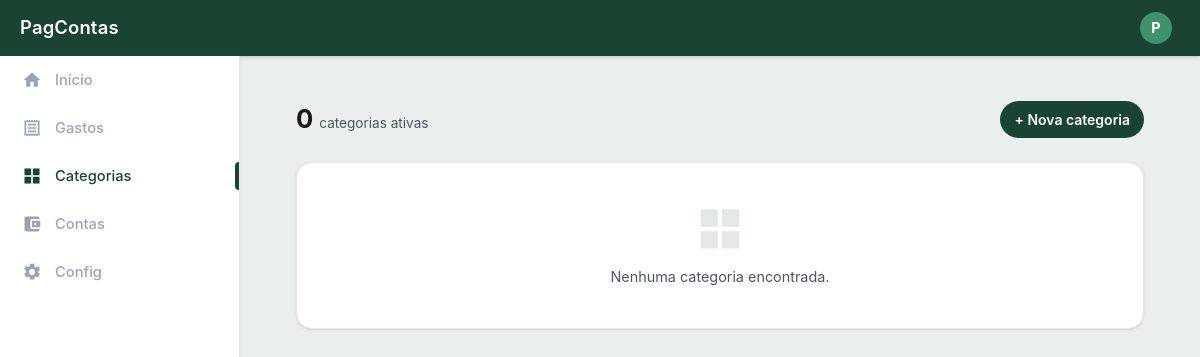
/projeto/pages/categorias.php (signed in), run on an earlier commit of the app's database.
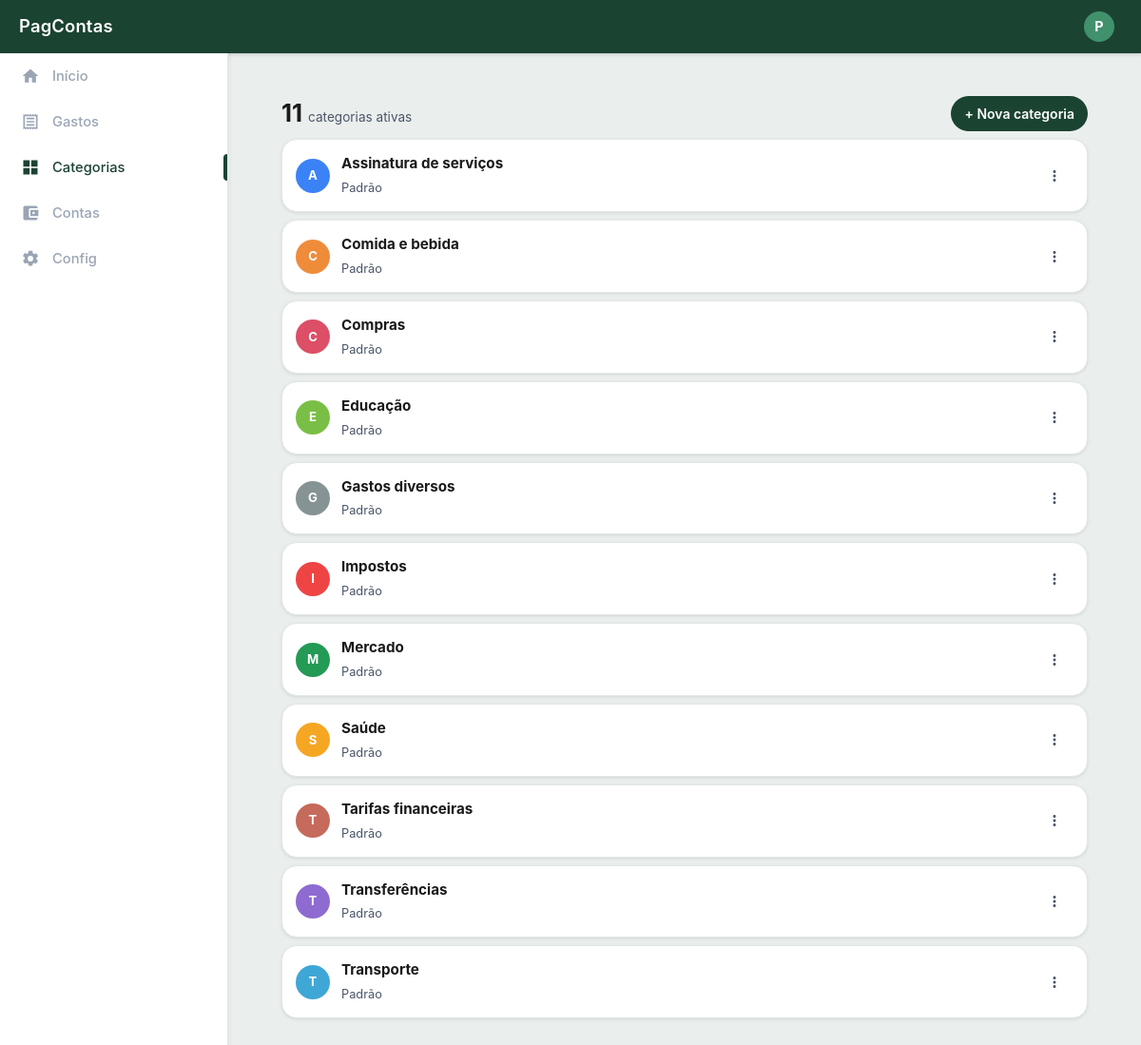
And on a later commit of the database.
### tables this page shows
CREATE TABLE `categoria` (
  `id_categoria` int(11) NOT NULL AUTO_INCREMENT,
  `id_usuario` int(11) DEFAULT NULL,
  `nome_categoria` varchar(120) NOT NULL,
  `cor` varchar(20) NOT NULL DEFAULT '#239a55',
  `meta_mensal` decimal(12,2) DEFAULT NULL,
  `is_system` tinyint(1) NOT NULL DEFAULT 0,
  `is_active` tinyint(1) NOT NULL DEFAULT 1,
  `created_at` timestamp NOT NULL DEFAULT current_timestamp(),
  PRIMARY KEY (`id_categoria`),
  UNIQUE KEY `uk_categoria_usuario_nome` (`id_usuario`,`nome_categoria`),
  KEY `idx_categoria_usuario` (`id_usuario`),
  CONSTRAINT `fk_usuario_categoria` FOREIGN KEY (`id_usuario`) REFERENCES `usuario` (`id_usuario`) ON DELETE CASCADE
);

### projeto/pages/categorias.php (the view, shortened to what this page needs)
<?php
require_once '../config/connect.php';
$cssPagina    = 'categorias.css';
$idUsuario    = (int) $_SESSION['id_usuario'];
$inicioMes    = date('Y-m-01');
$fimMes       = date('Y-m-t');
$stmt = $conn->prepare("
    SELECT c.id_categoria, c.nome_categoria, c.cor, c.meta_mensal, c.is_system,
           COALESCE(SUM(g.valor_gastos),0) AS total_gasto
    FROM categoria c
    LEFT JOIN gasto g ON g.id_categoria=c.id_categoria AND g.id_usuario=:ug AND g.deletado_quando IS NULL AND g.data_gasto BETWEEN :i AND :f
    WHERE c.is_active=1 AND (c.id_usuario IS NULL OR c.id_usuario=:uc)
    GROUP BY c.id_categoria
    ORDER BY total_gasto DESC, c.nome_categoria ASC
");
$stmt->execute([':ug'=>$idUsuario,':uc'=>$idUsuario,':i'=>$inicioMes,':f'=>$fimMes]);
$categorias = $stmt->fetchAll();
require_once '../includes/header.php';
?>
<main class="pagina pagina-categorias">
  <div class="cat-resumo">
    <div class="cat-resumo__info">
      <strong><?= count($categorias) ?></strong>
      <span>categorias ativas</span>
    </div>
    <button class="btn btn-primary btn-sm" id="fab" aria-label="Nova categoria">
      + Nova categoria
    </button>
  </div>
  <?php if ($categorias): ?>
    <?php foreach ($categorias as $i => $cat):
    ?>
  <div class="card" style="margin:0 16px 8px;">
    <div class="cat-item" id="cat-<?= (int)$cat['id_categoria'] ?>"
         data-cat-id="<?= (int)$cat['id_categoria'] ?>"
         data-cat-nome="<?= htmlspecialchars($cat['nome_categoria'], ENT_QUOTES, 'UTF-8') ?>"
         data-cat-cor="<?= htmlspecialchars($cat['cor'], ENT_QUOTES, 'UTF-8') ?>">
      <div class="cat-item__row">
        <div class="avatar avatar-sm" style="background:<?= htmlspecialchars($cat['cor'], ENT_QUOTES, 'UTF-8') ?>;">
          <?= mb_strtoupper(mb_substr($cat['nome_categoria'], 0, 1, 'UTF-8'), 'UTF-8') ?>
        </div>
        <div class="cat-item__info">
          <strong><?= htmlspecialchars($cat['nome_categoria'], ENT_QUOTES, 'UTF-8') ?></strong>
          <span>
            <?= $cat['is_system'] ? 'Padrão' : 'Personalizada' ?>
          </span>
        </div>
        <button class="btn btn-icon cat-item__toggle" data-id="<?= (int)$cat['id_categoria'] ?>" aria-label="Opções">
          <svg viewBox="0 0 24 24"><path d="M12 8c1.1 0 2-.9 2-2s-.9-2-2-2-2 .9-2 2 .9 2 2 2zm0 2c-1.1 0-2 .9-2 2s.9 2 2 2 2-.9 2-2-.9-2-2-2zm0 6c-1.1 0-2 .9-2 2s.9 2 2 2 2-.9 2-2-.9-2-2-2z"/></svg>
        </button>
      </div>
    </div>
  </div>
    <?php endforeach; ?>
  <?php else: ?>
  <div class="card" style="margin:16px;">
    <div class="empty">
      <svg viewBox="0 0 24 24"><path d="M3 3h8v8H3V3zm0 10h8v8H3v-8zm10-10h8v8h-8V3zm0 10h8v8h-8v-8z"/></svg>
      <p>Nenhuma categoria encontrada.</p>
    </div>
  </div>
  <?php endif; ?>
</main>
<?php require_once '../includes/footer.php'; ?>

### projeto/includes/header.php (shortened to what this page needs)
<?php
$cssPagina    = $cssPagina ?? null;
$nomeUsuario  = $_SESSION['nome_usuario'] ?? 'Usuário';
$paginaAtual  = basename($_SERVER['PHP_SELF'] ?? '');
$inicialUsuario = mb_strtoupper(mb_substr($nomeUsuario, 0, 1, 'UTF-8'), 'UTF-8');
?>
<!DOCTYPE html>
<html lang="pt-BR">
<head>
  <link rel="stylesheet" href="../css/global.css">
  <?php if (!empty($cssPagina)): ?>
    <link rel="stylesheet" href="../css/<?= htmlspecialchars($cssPagina, ENT_QUOTES, 'UTF-8'); ?>">
  <?php endif; ?>
  <link rel="stylesheet" href="../css/desktop.css">
</head>
<body>
<header class="top-bar">
  <a href="dashboard.php" class="top-bar__title">PagContas</a>
  <div class="top-bar__avatar-wrap" id="topBarAvatarWrap">
    <button class="top-bar__icon" id="topBarAvatar" aria-haspopup="true" aria-expanded="false"
            aria-label="Menu do usuário: <?= htmlspecialchars($nomeUsuario, ENT_QUOTES, 'UTF-8') ?>">
      <div id="topBarAvatarInner" style="width:32px;height:32px;border-radius:50%;background:var(--green-dark);display:flex;align-items:center;justify-content:center;font-weight:700;font-size:.9rem;color:#fff;">
        <?= $inicialUsuario; ?>
      </div>
    </button>
  </div>
</header>

### projeto/includes/footer.php (shortened to what this page needs)
<?php
$paginaAtual = $paginaAtual ?? basename($_SERVER['PHP_SELF'] ?? '');
$navItens = [
  'dashboard.php'     => ['Início',     '<path d="M10 20v-6h4v6h5v-8h3L12 3 2 12h3v8z"/>'],
  'gastos.php'        => ['Gastos',     '<path d="M19.5 3.5 18 2l-1.5 1.5L15 2l-1.5 1.5L12 2l-1.5 1.5L9 2 7.5 3.5 6 2 4.5 3.5 3 2v20l1.5-1.5L6 22l1.5-1.5L9 22l1.5-1.5L12 22l1.5-1.5L15 22l1.5-1.5L18 22l1.5-1.5L21 22V2l-1.5 1.5zM19 19H5V5h14v14zM7 17h10v-2H7v2zm0-4h10v-2H7v2zm0-4h10V7H7v2z"/>'],
  'categorias.php'    => ['Categorias', '<path d="M3 3h8v8H3V3zm0 10h8v8H3v-8zm10-10h8v8h-8V3zm0 10h8v8h-8v-8z"/>'],
  'contas.php'        => ['Contas',     '<path d="M21 18v1a2 2 0 0 1-2 2H5a2 2 0 0 1-2-2V5a2 2 0 0 1 2-2h14a2 2 0 0 1 2 2v1h-9c-1.1 0-2 .9-2 2v8c0 1.1.9 2 2 2h9zm-9-2h10V8H12v8zm4-2.5a1.5 1.5 0 1 1 0-3 1.5 1.5 0 0 1 0 3z"/>'],
  'configuracoes.php' => ['Config',     '<path d="M12 15.5A3.5 3.5 0 0 1 8.5 12 3.5 3.5 0 0 1 12 8.5a3.5 3.5 0 0 1 3.5 3.5 3.5 3.5 0 0 1-3.5 3.5m7.43-2.53c.04-.32.07-.65.07-.97s-.03-.66-.07-1l2.03-1.58c.18-.14.23-.41.12-.62l-1.92-3.32c-.12-.22-.37-.3-.59-.22l-2.39.96a7.2 7.2 0 0 0-1.62-.94l-.36-2.54A.49.49 0 0 0 14 2h-4a.49.49 0 0 0-.47.41l-.36 2.54a7.2 7.2 0 0 0-1.62.94l-2.39-.96c-.22-.08-.47 0-.59.22L2.74 8.47c-.12.22-.07.47.12.62L4.89 10.5c-.04.34-.07.67-.07 1s.03.65.07.97l-2.03 1.58c-.18.14-.23.41-.12.62l1.92 3.32c.12.22.37.3.59.22l2.39-.96c.5.38 1.03.7 1.62.94l.36 2.54c.04.24.24.41.48.41h4c.24 0 .44-.17.47-.41l.36-2.54a7.2 7.2 0 0 0 1.62-.94l2.39.96c.22.08.47 0 .59-.22l1.92-3.32c.11-.21.06-.48-.12-.62l-2.01-1.58z"/>'],
];
?>
<nav class="bottom-nav" aria-label="Navegação">
<?php foreach ($navItens as $href => [$label, $path]): ?>
  <a href="../pages/<?= $href ?>" class="bottom-nav__item<?= $paginaAtual === $href ? ' bottom-nav__item--ativo' : ''; ?>">
    <svg viewBox="0 0 24 24" aria-hidden="true"><?= $path ?></svg>
    <span><?= $label ?></span>
  </a>
<?php endforeach; ?>
</nav>
</body>
</html>

### projeto/css/categorias.css (style rules this page uses)
.pagina-categorias { padding-bottom: calc(var(--nav-h) + 20px); }
.cat-resumo { display: flex; align-items: center; justify-content: space-between; padding: 16px 16px 8px; }
.cat-resumo__info { display: flex; align-items: baseline; gap: 6px; }
.cat-resumo__info strong { font-size: 1.6rem; font-weight: 700; }
.cat-resumo__info span { font-size: .85rem; color: var(--text-2); }
.cat-item { padding: 4px 0; }
.cat-item__row { display: flex; align-items: center; gap: 12px; padding: 10px 14px; }
.cat-item__info { flex: 1; min-width: 0; }
.cat-item__info strong { display: block; font-size: .95rem; }
.cat-item__info span { font-size: .8rem; color: var(--text-2); }
.cat-item__toggle { background: transparent; color: var(--text-2); }
.cat-item[data-cat-id] { cursor: pointer; transition: background .15s; border-radius: 12px; }

### projeto/css/desktop.css (style rules this page uses)
:root { --sidebar-w: 240px; }
@media (min-width: 1200px) { body, .dark body { background: #EAEFED; } }
@media (min-width: 1200px) { .top-bar { max-width: none; left: 0; right: 0; padding-left: 0; padding-right: 24px; } }
@media (min-width: 1200px) { .top-bar__title { width: var(--sidebar-w); flex-shrink: 0; padding-left: 20px; box-sizing: border-box; } }
@media (min-width: 1200px) { .bottom-nav { max-width: none; width: var(--sidebar-w); height: auto; top: var(--top-h); bottom: 0; left: 0; right: auto; flex-direction: column; align-items: stretch; justify-content: flex-start; border-top: none; border-right: 1px solid var(--border); padding-bottom: 24px; box-shadow: 1px 0 6px rgba(0,0,0,.05); overflow-y: auto; background: var(--surface); } }
@media (min-width: 1200px) { .bottom-nav__item { flex: none; flex-direction: row; justify-content: flex-start; align-items: center; padding: 13px 22px; gap: 13px; font-size: .92rem; font-weight: 500; border-radius: 0; } }
@media (min-width: 1200px) { .bottom-nav__item svg { width: 20px; height: 20px; } }
@media (min-width: 1200px) { .bottom-nav__item span { font-size: .92rem; font-weight: 500; } }
@media (min-width: 1200px) { .bottom-nav__item--ativo::before { top: 50%; left: auto; right: 0; transform: translateY(-50%); width: 4px; height: 28px; border-radius: 4px 0 0 4px; } }
@media (min-width: 1200px) { .pagina { max-width: none; margin-left: var(--sidebar-w); padding: calc(var(--top-h) + 28px) 40px 48px; min-height: 100vh; } }

What changed in the data, as far as the page shows it:
added categoria: nome_categoria "A", nome_categoria "Assinatura de serviços", is_system "Padrão"
added categoria: nome_categoria "C", nome_categoria "Comida e bebida", is_system "Padrão"
added categoria: nome_categoria "C", nome_categoria "Compras", is_system "Padrão"
added categoria: nome_categoria "E", nome_categoria "Educação", is_system "Padrão"
added categoria: nome_categoria "G", nome_categoria "Gastos diversos", is_system "Padrão"
added categoria: nome_categoria "I", nome_categoria "Impostos", is_system "Padrão"
added categoria: nome_categoria "M", nome_categoria "Mercado", is_system "Padrão"
added categoria: nome_categoria "S", nome_categoria "Saúde", is_system "Padrão"
added categoria: nome_categoria "T", nome_categoria "Tarifas financeiras", is_system "Padrão"
added categoria: nome_categoria "T", nome_categoria "Transferências", is_system "Padrão"
added categoria: nome_categoria "T", nome_categoria "Transporte", is_system "Padrão"
Also different on the page:
count($categorias): "0" → "11"
text no longer shown: "Nenhuma categoria encontrada."
